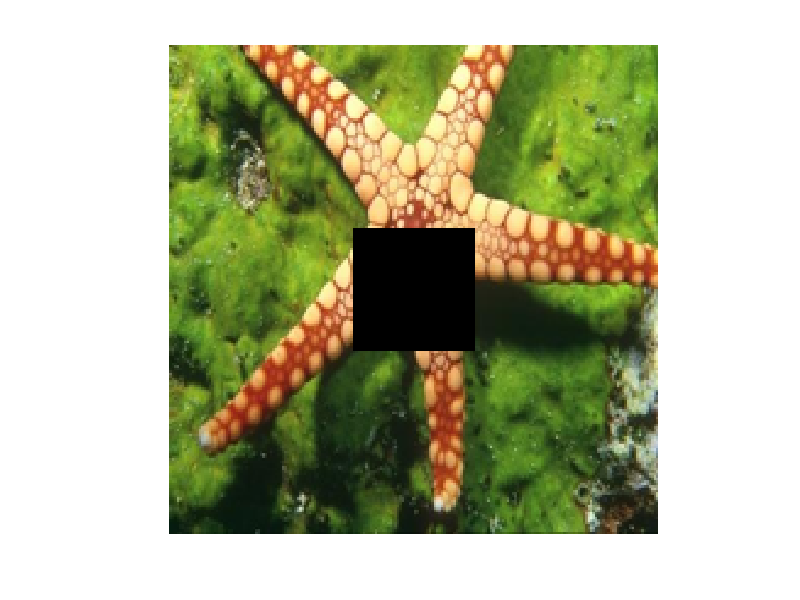

This chart was generated by the following MATLAB code: (Note: this script raises an error after producing the figure.)
%This file allows the missing parts of a lost rgb picture to be completed
%with artificial neural networks
%19.12.2018
%Musa Tuğrul Yılmaz
clc
clear all
close all
load('net.mat'); %import net.mat(previously created)
load('ysa.mat'); %import ysa.mat
a=ysa; %ysa matrix assigned to variable a
imshow(a) 

span1 =1:200; 
span2 =1:75; 
[x1,y1]=meshgrid(span1,span2); 
p1 = [x1(:) y1(:)]'; 
for num=1:length(p1) 
    t1(1,num) = a(p1(1,num),p1(2,num),1)/255; 
     t1(2,num) = a(p1(1,num),p1(2,num),2)/255;
      t1(3,num) = a(p1(1,num),p1(2,num),3)/255;
end

span3 =1:75;  
span4 =76:125;
[x2,y2]=meshgrid(span3,span4);
p2 = [x2(:) y2(:)]';
for num=1:length(p2)
    t2(1,num) = a(p2(1,num),p2(2,num),1)/255;
     t2(2,num) = a(p2(1,num),p2(2,num),2)/255;
      t2(3,num) = a(p2(1,num),p2(2,num),3)/255;
end

span5 =126:200; 
span6 =76:125;
[x3,y3]=meshgrid(span5,span6);
p3 = [x3(:) y3(:)]';
for num=1:length(p3)
    t3(1,num) = a(p3(1,num),p3(2,num),1)/255;
     t3(2,num) = a(p3(1,num),p3(2,num),2)/255;
      t3(3,num) = a(p3(1,num),p3(2,num),3)/255;   
end

span7 =1:200; 
span8 =126:200;
[x4,y4]=meshgrid(span7,span8);
p4 = [x4(:) y4(:)]';

for num=1:length(p4)
    t4(1,num) = a(p4(1,num),p4(2,num),1)/255;
     t4(2,num) = a(p4(1,num),p4(2,num),2)/255;
      t4(3,num) = a(p4(1,num),p4(2,num),3)/255;
end
%upper left and lower parts of the image scanned, pixel values taken
%valuables divided by 255 because we don't want high pixel valuable
      
p8=[p1 p2 p3 p4]; %parts merged
t=[t1 t2 t3 t4];
t = double(t); %valuables tubled to integer

span9=76:125; 
span10=76:125;
[x5,y5]=meshgrid(span9,span10);
test=[x5(:) y5(:)]'; %the black part created



% net = feedforwardnet([40 30 20 10]); 
% net.divideFcn=''; 
% net.trainParam.Goal = 10^-6; 
% net.trainParam.epochs = 1000; 
% net=train(net,p8,t);  

%artifical neural networks created
%you must several times try for the best result

p=[p8,test]; %new p variable created and the missing part included all coordinate valuables
y=net(p); %new p matrix enter training
a_ysa = zeros(size(a,1),size(a,2),3); 
for num = 1:length(y)
    a_ysa(p(1,num),p(2,num),1)=double(y(1,num))*255; %
    a_ysa(p(1,num),p(2,num),2)=double(y(2,num))*255;
    a_ysa(p(1,num),p(2,num),3)=double(y(3,num))*255;
end
%40000 samples point product by rgb valuables for recover image
a_ysa = uint8(a_ysa); %double compare to uint8
figure,imshowpair(a,a_ysa,'montage')
